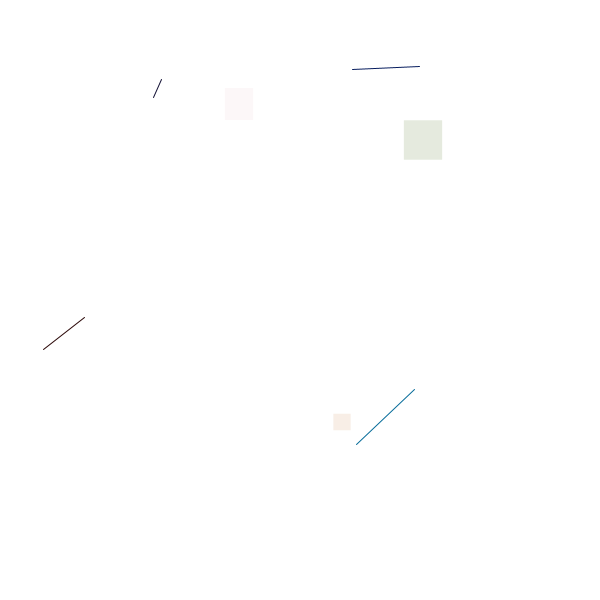
Frame 1 (no input)
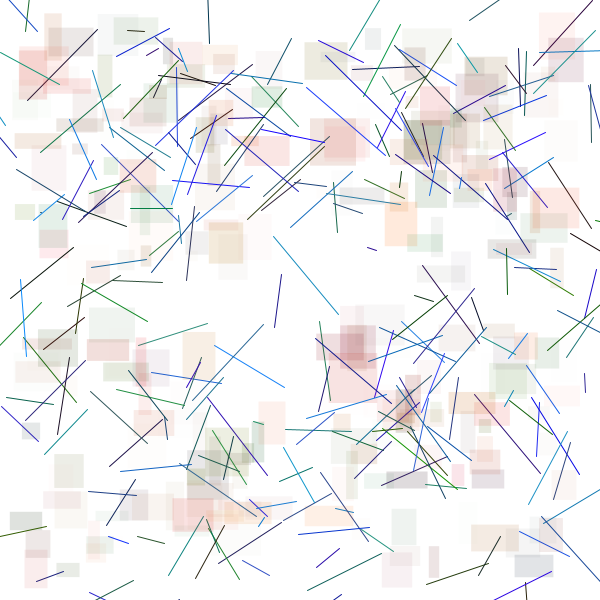
Frame 60 (the mouse pressed at the canvas centre just before this capture)
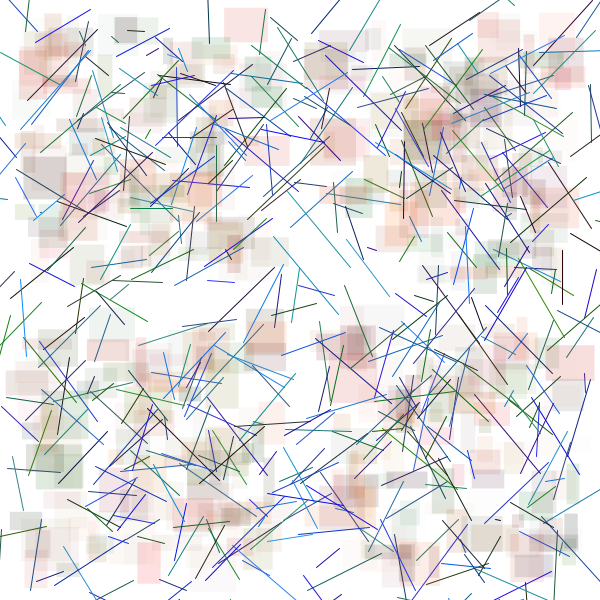
Frame 120 (the mouse held since frame 60 and released just before this capture)

The Processing sketch that drew these frames (run headless with seeded random() and noise(); from frame 60 on, the mouse is pressed at the canvas centre):

// Processing sketch: processing_20013
// ── processing_20013.pde

void setup (){
  size(600, 600);
  smooth();
  rectMode(CENTER);
  colorMode(RGB, 100,100,100);
  background(100);
}
 
 void CDC (int x, int y){
   noStroke();
  fill(random (0,100),random (0,50),random(0,25),random (0,40));
  rect(x += random(-125,125), y += random(-125,125), random(10,50), random(10,50));
  strokeWeight(1);  
  stroke(random (0,20),random (0,60),random (0,100));
    line(x += random(-80,80), y += random(-80,80),x += random(-80,80), y += random(-80,80));
 }

 
void draw (){
  
  for (int x = 150; x < width; x += 300){
    for ( int y = 150; y < height; y += 300){
    CDC ( x, y );
  }
 }
} 
